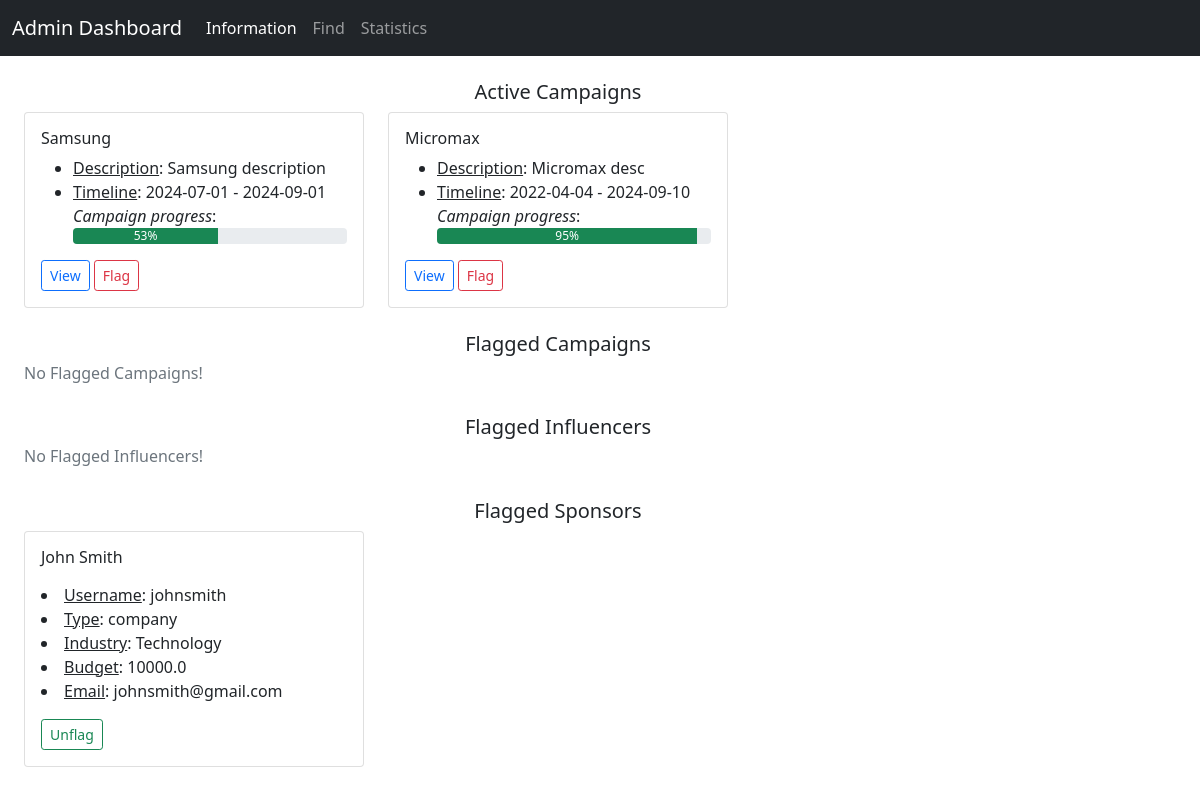
Before: /admin_dashboard with the older database file.
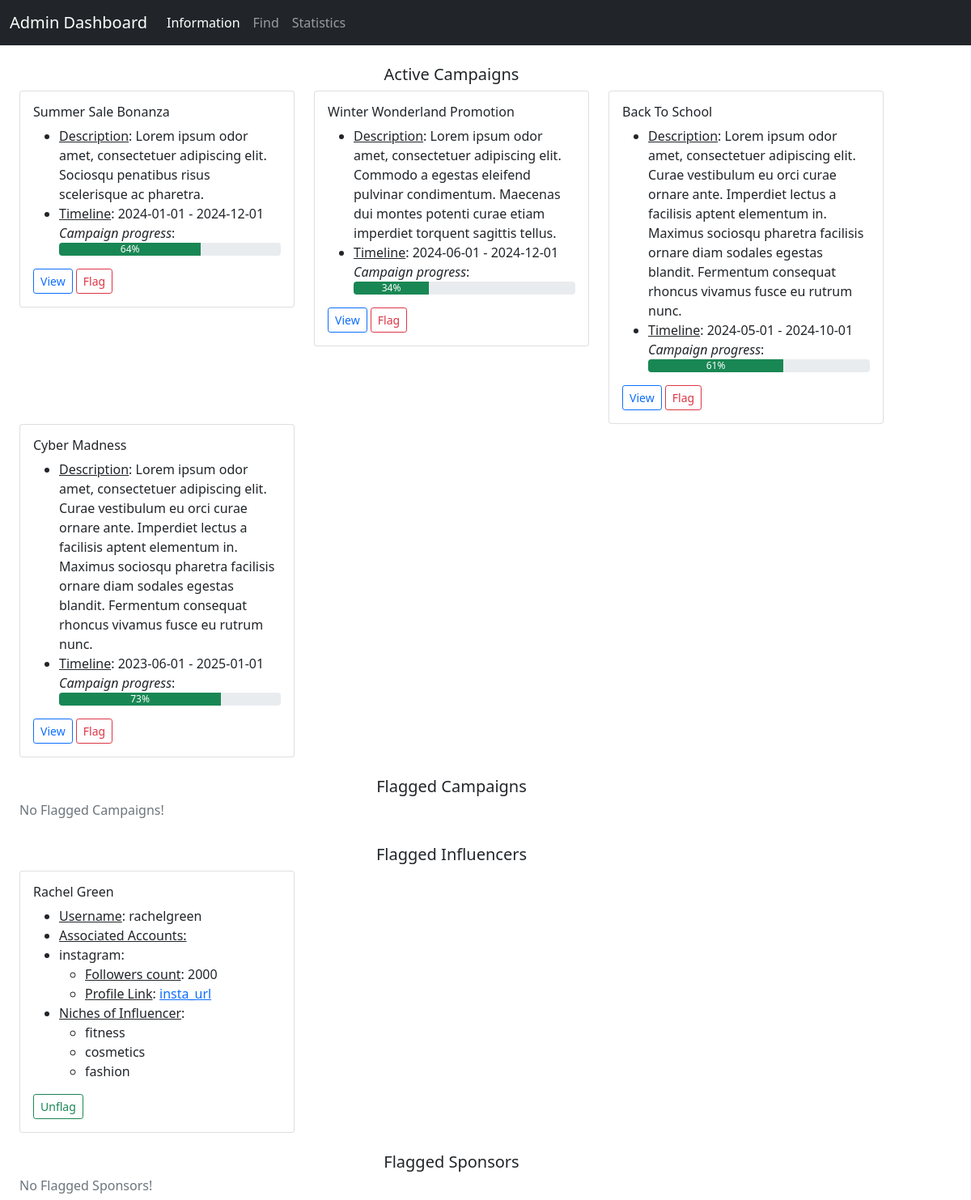
After: the same page with the newer database file.
### backend/models.py (models this page shows)
class Campaign(db.Model):
    __tablename__ = 'campaign'
    id = db.Column(db.Integer, primary_key=True)
    sponsor_id = db.Column(db.Integer, db.ForeignKey('sponsor.id'), nullable=False)
    visibility = db.Column(db.Enum('private', 'public'), default='public', nullable=False)
    title = db.Column(db.String, nullable=False)
    description = db.Column(db.String)
    goal = db.Column(db.String)
    start_date = db.Column(db.Date, nullable=False)
    end_date = db.Column(db.Date, nullable=False)
    budget = db.Column(db.Float, nullable=False)
    flagged = db.Column(db.Boolean, default=False)
    ad_request = db.relationship('Ad_Request', backref='campaign', cascade='all, delete-orphan')

class Sponsor(db.Model):
    __tablename__ = 'sponsor'
    id = db.Column(db.Integer, primary_key=True)
    first_name = db.Column(db.String, nullable=False)         # if it is a company then the first_name denotes the name of the company
    last_name = db.Column(db.String)
    username = db.Column(db.String, unique=True, nullable=False)
    password = db.Column(db.String, nullable=False)
    industry = db.Column(db.String, nullable=False)
    budget = db.Column(db.Float, nullable=False)
    email = db.Column(db.String, unique=True, nullable=False)
    type = db.Column(db.Enum('company', 'individual'), nullable=False)
    flagged = db.Column(db.Boolean, default=False)
    campaign = db.relationship('Campaign', backref='sponsor', cascade='all, delete-orphan')

class Influencer(db.Model):
    __tablename__ = 'influencer'
    id = db.Column(db.Integer, primary_key=True)
    first_name = db.Column(db.String, nullable=False)
    last_name = db.Column(db.String)
    age = db.Column(db.Integer, nullable=False)
    username = db.Column(db.String, unique=True, nullable=False)
    password = db.Column(db.String, nullable=False)
    email = db.Column(db.String, unique=True, nullable=False)
    earning = db.Column(db.Integer, default=0)
    flagged = db.Column(db.Boolean, default=False)
    reach = db.relationship('Reach', backref='influencer', cascade='all, delete-orphan')
    ad_request = db.relationship('Ad_Request', backref='influencer')
    influencer_niche = db.relationship('Influencer_Niche', backref='influencer')

class Reach(db.Model):
    __tablename__ = 'reach'
    id = db.Column(db.Integer, primary_key=True)
    influencer_id = db.Column(db.Integer, db.ForeignKey('influencer.id'), nullable=False)
    platform = db.Column(db.Enum('instagram', 'twitter', 'youtube', 'linkedin'), nullable=False)
    followers = db.Column(db.Integer, nullable=False)
    profile_link = db.Column(db.String, nullable=False)

class Niche(db.Model):
    __tablename__ = 'niche'
    id = db.Column(db.Integer, primary_key=True)
    name = db.Column(db.String, nullable=False)
    influencer_niche = db.relationship('Influencer_Niche', backref='niche')
    ad_request = db.relationship('Ad_Request', backref='niche')

### backend/controllers.py (the view)
@app.route('/admin_dashboard', methods=['GET', 'POST'])
def admin_dashboard():
    return render_template('admin_dashboard.html', active_campaigns=fetch_active_campaigns(), flagged_campaigns=fetch_flagged_campaigns(),
                           flagged_influencers=fetch_flagged_influencers(), flagged_sponsors=fetch_flagged_sponsors())

### backend/controllers.py (called while the page is built)
def progress(start_date, end_date):
    current_date = datetime.now().date()
    total_duration = (end_date - start_date).days
    elapsed_duration = (current_date - start_date).days
    progress = (elapsed_duration / total_duration) * 100
    return int(min(max(progress, 0), 100))

def fetch_flagged_campaigns():
    campaigns = Campaign.query.filter_by(flagged=True).all()
    flagged_campaigns = {}
    for campaign in campaigns:
        if campaign.id not in flagged_campaigns.keys():
            flagged_campaigns[campaign.id] = {'title': campaign.title, 'description': campaign.description, 'goal': campaign.goal,
                                              'start_date':campaign.start_date, 'end_date': campaign.end_date}
    return flagged_campaigns

def niches(influencer_id):
    tuples = (db.session.query(Niche.id.label('niche_id'), Niche.name.label('niche_name'))
              .join(Influencer_Niche, Influencer_Niche.niche_id == Niche.id)
              .join(Influencer, Influencer.id == Influencer_Niche.influencer_id)
              .filter(Influencer.id == influencer_id).all())
    niches = []
    for tuple in tuples:
        niches.append(tuple.niche_name)
    return niches

### templates/admin_dashboard.html (shortened to what the changed rows need)
<!DOCTYPE html>
<html lang="en">
<head>
    <link href="https://cdn.jsdelivr.net/npm/bootstrap@5.0.2/dist/css/bootstrap.min.css" rel="stylesheet">
</head>
<body>
    <div id="container">
        <div class="container row">
            {% if active_campaigns %}
                {% for key,value in active_campaigns.items() %}
                    <div class="col-sm-4">
                        <div class="card">
                            <div class="card-body">
                                <h6 class="card-title">{{ value.title }}</h6>
                                <ul class="card-text">
                                    <li><u>Description</u>: {{ value.description }}</li>
                                    <li><u>Timeline</u>: {{ value.start_date }} - {{ value.end_date }}</li>
                                    <i>Campaign progress</i>:
                                    <div class="progress">
                                        <div class="progress-bar bg-success" role="progressbar" style="width: {{ value.progress }}%;" aria-valuenow="{{ value.progress }}" aria-valuemin="0" aria-valuemax="100">{{ value.progress }}%</div>
                                    </div>
                                </ul>
                                <a href="/campaign_details/{{ key }}" class="btn btn-outline-primary btn-sm">View</a>
                                <a href="/flag_campaign/{{ key }}" class="btn btn-outline-danger btn-sm">Flag</a>
                            </div>
                        </div>
                    </div>
                {% endfor %}
            {% else %}
                <h6 class="text-secondary">No Active Campaigns!</h6>
            {% endif %}
        </div>
        <div class="container row">
            <h5 class="text-center"><br>Flagged Influencers</h5>
            {% if flagged_influencers %}
                {% for key, value in flagged_influencers.items() %}
                    <div class="col-sm-4">
                        <div class="card">
                            <div class="card-body">
                                <h6 class="card-title"> {{ value.fname }} {{ value.lname }} </h6>
                                <ul class="card-text">
                                    <li><u>Username</u>: {{ value.username }}</li>
                                    <li><u>Associated Accounts:</u></li>
                                    {% for account, info in value.social_accounts.items() %}
                                        <li>
                                            {{ account }}:
                                            <ul>
                                                <li><u>Followers count</u>: {{ info.followers }}</li>
                                                <li><u>Profile Link</u>: <a href="{{ info.profile_link }}" target="_blank">{{ info.profile_link }}</a></li>
                                            </ul>
                                        </li>
                                    {% endfor %}
                                    <li><u>Niches of Influencer</u>:</li>
                                    <ul>
                                        {% for niche in value.niches %}
                                            <li>{{ niche }}</li>
                                        {% endfor %}
                                    </ul>
                                </ul>
                                <a href="/unflag_influencer/{{ key }}" class="btn btn-outline-success btn-sm">Unflag</a>
                            </div>
                        </div>
                    </div>
                {% endfor %}
            {% else %}
                <h6 class="text-secondary">No Flagged Influencers!</h6>
            {% endif %}
        </div>
        <div class="container row">
            <h5 class="text-center"><br>Flagged Sponsors</h5>
            {% if flagged_sponsors %}
                {% for key, value in flagged_sponsors.items() %}
                    <div class="col-sm-4">
                        <div class="card">
                            <div class="card-body">
                                <h6 class="card-title"> {{ value.fname }} {{ value.lname }} </h6>
                                <p class="card-text">
                                    <li><u>Username</u>: {{ value.username }} </li>
                                    <li><u>Type</u>: {{ value.type }} </li>
                                    <li><u>Industry</u>: {{ value.industry }} </li>
                                    <li><u>Budget</u>: {{ value.budget }} </li>
                                    <li><u>Email</u>: {{ value.email }} </li>
                                </p>
                                <a href="/unflag_sponsor/{{ key }}" class="btn btn-outline-success btn-sm">Unflag</a>
                            </div>
                        </div>
                    </div>
                {% endfor %}
            {% else %}
                <h6 class="text-secondary">No Flagged Sponsors!</h6>
            {% endif %}
        </div>
    </div>
</body>
</html>

Changed rows visible on the page:
no longer on this page (row edited): Campaign: title "Samsung", description "Samsung description", start_date "2024-07-01", end_date "2024-09-01"
no longer on this page (row edited): Campaign: title "Micromax", description "Micromax desc", start_date "2022-04-04", end_date "2024-09-10"
no longer on this page (row edited): Sponsor: fname "John", lname "Smith", username "johnsmith", type "company", industry "Technology", budget "10000.0", email "johnsmith@gmail.com"
added Campaign: title "Summer Sale Bonanza", description "Lorem ipsum odor amet, consectetuer adipiscing elit. Sociosqu penatibus risus scelerisque ac pharetra.", start_date "2024-01-01", end_date "2024-12-01"
now on this page (row edited): Campaign: title "Winter Wonderland Promotion", description "Lorem ipsum odor amet, consectetuer adipiscing elit. Commodo a egestas eleifend pulvinar condimentum. Maecenas dui montes potenti curae etiam imperdiet torquent sagittis tellus.", start_date "2024-06-01", end_date "2024-12-01"
added Campaign: title "Back To School", description "Lorem ipsum odor amet, consectetuer adipiscing elit. Curae vestibulum eu orci curae ornare ante. Imperdiet lectus a facilisis aptent elementum in. Maximus sociosqu pharetra facilisis ornare diam sodales egestas blandit. Fermentum consequat rhoncus vivamus fusce eu rutrum nunc.", start_date "2024-05-01", end_date "2024-10-01"
added Campaign: title "Cyber Madness", description "Lorem ipsum odor amet, consectetuer adipiscing elit. Curae vestibulum eu orci curae ornare ante. Imperdiet lectus a facilisis aptent elementum in. Maximus sociosqu pharetra facilisis ornare diam sodales egestas blandit. Fermentum consequat rhoncus vivamus fusce eu rutrum nunc.", start_date "2023-06-01", end_date "2025-01-01"
now on this page (row edited): Influencer: fname "Rachel", lname "Green", username "rachelgreen"
now on this page (row edited): Reach: platform "instagram", followers "2000", profile_link "insta_url"
now on this page (row unchanged): Niche: name "fitness"
now on this page (row edited): Niche: name "cosmetics"
now on this page (row edited): Niche: name "fashion"
Other visible differences:
new list line: "Description : Timeline : - Campaign progress : 64 % View Flag"
new list line: "Description : Timeline : - Campaign progress : 34 % View Flag"
new list line: "Description : Timeline : - Campaign progress : 61 % View Flag"
new list line: "Description : Timeline : - Campaign progress : 73 % View Flag"
new list line: "Username : Associated Accounts: Niches of Influencer : Unflag"
text no longer shown: "No Flagged Influencers!"
text now shown: "No Flagged Sponsors!"
list line gone: "Description : Timeline : - Campaign progress : 53 % View Flag"
list line gone: "Description : Timeline : - Campaign progress : 95 % View Flag"
